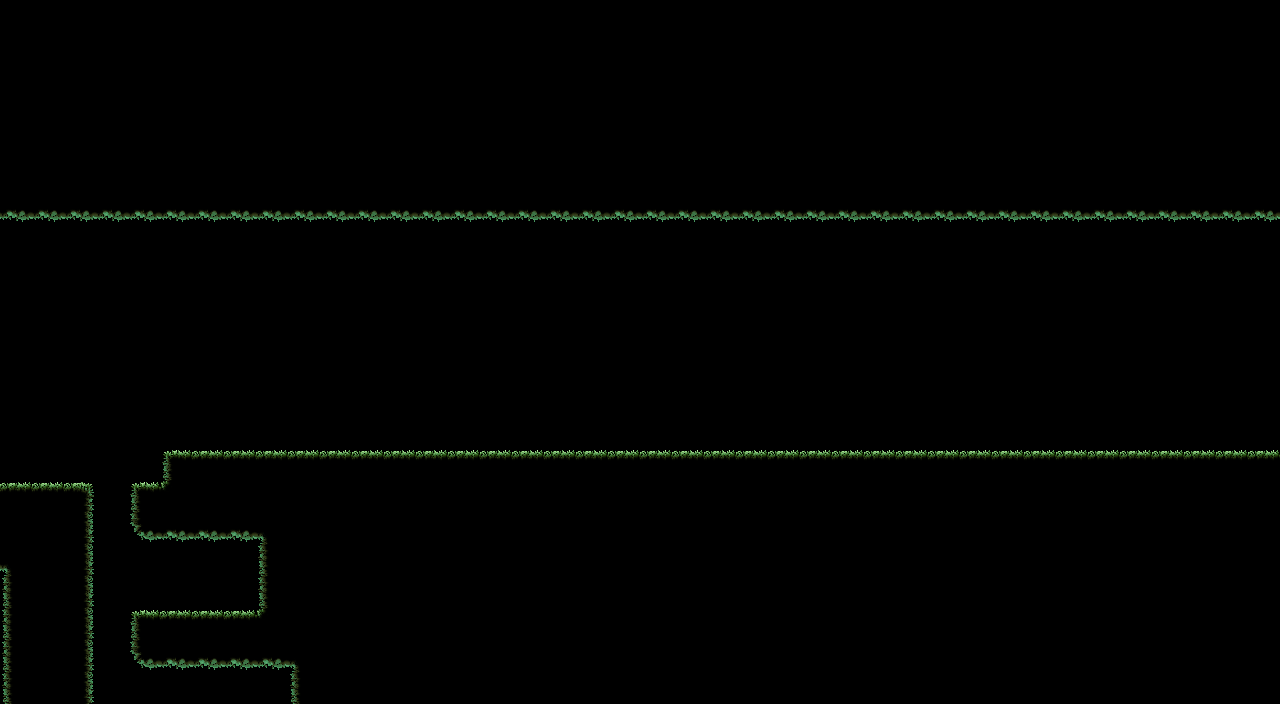

Tiled map render using the project's own tile images. Description and the whole map definition, tile-layer contents included, below:
An orthogonal 40x22 tile map with 32x32 px tiles, 1 tile layer (Tile Layer 1).

<map version="1.10" tiledversion="1.11.2" orientation="orthogonal" renderorder="right-down" width="40" height="22" tilewidth="32" tileheight="32" infinite="0" nextlayerid="3" nextobjectid="1">
 <tileset firstgid="1" source="../Mossy Tileset.tsx" />
 <layer id="1" name="Tile Layer 1" width="40" height="22">
  <data encoding="csv">
9,9,9,9,9,9,9,9,9,9,9,9,9,9,9,9,9,9,9,9,9,9,9,9,9,9,9,9,9,9,9,9,9,9,9,9,9,9,9,9,
9,9,9,9,9,9,9,9,9,9,9,9,9,9,9,9,9,9,9,9,9,9,9,9,9,9,9,9,9,9,9,9,9,9,9,9,9,9,9,9,
9,9,9,9,9,9,9,9,9,9,9,9,9,9,9,9,9,9,9,9,9,9,9,9,9,9,9,9,9,9,9,9,9,9,9,9,9,9,9,9,
9,9,9,9,9,9,9,9,9,9,9,9,9,9,9,9,9,9,9,9,9,9,9,9,9,9,9,9,9,9,9,9,9,9,9,9,9,9,9,9,
9,9,9,9,9,9,9,9,9,9,9,9,9,9,9,9,9,9,9,9,9,9,9,9,9,9,9,9,9,9,9,9,9,9,9,9,9,9,9,9,
9,9,9,9,9,9,9,9,9,9,9,9,9,9,9,9,9,9,9,9,9,9,9,9,9,9,9,9,9,9,9,9,9,9,9,9,9,9,9,9,
16,16,16,16,16,16,16,16,16,16,16,16,16,16,16,16,16,16,16,16,16,16,16,16,16,16,16,16,16,16,16,16,16,16,16,16,16,16,16,16,
0,0,0,0,0,0,0,0,0,0,0,0,0,0,0,0,0,0,0,0,0,0,0,0,0,0,0,0,0,0,0,0,0,0,0,0,0,0,0,0,
0,0,0,0,0,0,0,0,0,0,0,0,0,0,0,0,0,0,0,0,0,0,0,0,0,0,0,0,0,0,0,0,0,0,0,0,0,0,0,0,
0,0,0,0,0,0,0,0,0,0,0,0,0,0,0,0,0,0,0,0,0,0,0,0,0,0,0,0,0,0,0,0,0,0,0,0,0,0,0,0,
0,0,0,0,0,0,0,0,0,0,0,0,0,0,0,0,0,0,0,0,0,0,0,0,0,0,0,0,0,0,0,0,0,0,0,0,0,0,0,0,
0,0,0,0,0,0,0,0,0,0,0,0,0,0,0,0,0,0,0,0,0,0,0,0,0,0,0,0,0,0,0,0,0,0,0,0,0,0,0,0,
0,0,0,0,0,0,0,0,0,0,0,0,0,0,0,0,0,0,0,0,0,0,0,0,0,0,0,0,0,0,0,0,0,0,0,0,0,0,0,0,
0,0,0,0,0,0,0,0,0,0,0,0,0,0,0,0,0,0,0,0,0,0,0,0,0,0,0,0,0,0,0,0,0,0,0,0,0,0,0,0,
0,0,0,0,0,1,2,2,2,2,2,2,2,2,2,2,2,2,2,2,2,2,2,2,2,2,2,2,2,2,2,2,2,2,2,2,2,2,2,2,
2,2,3,0,1,13,9,9,9,9,9,9,9,9,9,9,9,9,9,9,9,9,9,9,9,9,9,9,9,9,9,9,9,9,9,9,9,9,9,9,
9,9,10,0,15,16,16,16,6,9,9,9,9,9,9,9,9,9,9,9,9,9,9,9,9,9,9,9,9,9,9,9,9,9,9,9,9,9,9,9,
6,9,10,0,0,0,0,0,8,9,9,9,9,9,9,9,9,9,9,9,9,9,9,9,9,9,9,9,9,9,9,9,9,9,9,9,9,9,9,9,
8,9,10,0,0,0,0,0,8,9,9,9,9,9,9,9,9,9,9,9,9,9,9,9,9,9,9,9,9,9,9,9,9,9,9,9,9,9,9,9,
8,9,10,0,1,2,2,2,13,9,9,9,9,9,9,9,9,9,9,9,9,9,9,9,9,9,9,9,9,9,9,9,9,9,9,9,9,9,9,9,
8,9,10,0,15,16,16,16,16,6,9,9,9,9,9,9,9,9,9,9,9,9,9,9,9,9,9,9,9,9,9,9,9,9,9,9,9,9,9,9,
8,9,10,0,0,0,0,0,0,8,9,9,9,9,9,9,9,9,9,9,9,9,9,9,9,9,9,9,9,9,9,9,9,9,9,9,9,9,9,9
</data>
 </layer>
</map>
